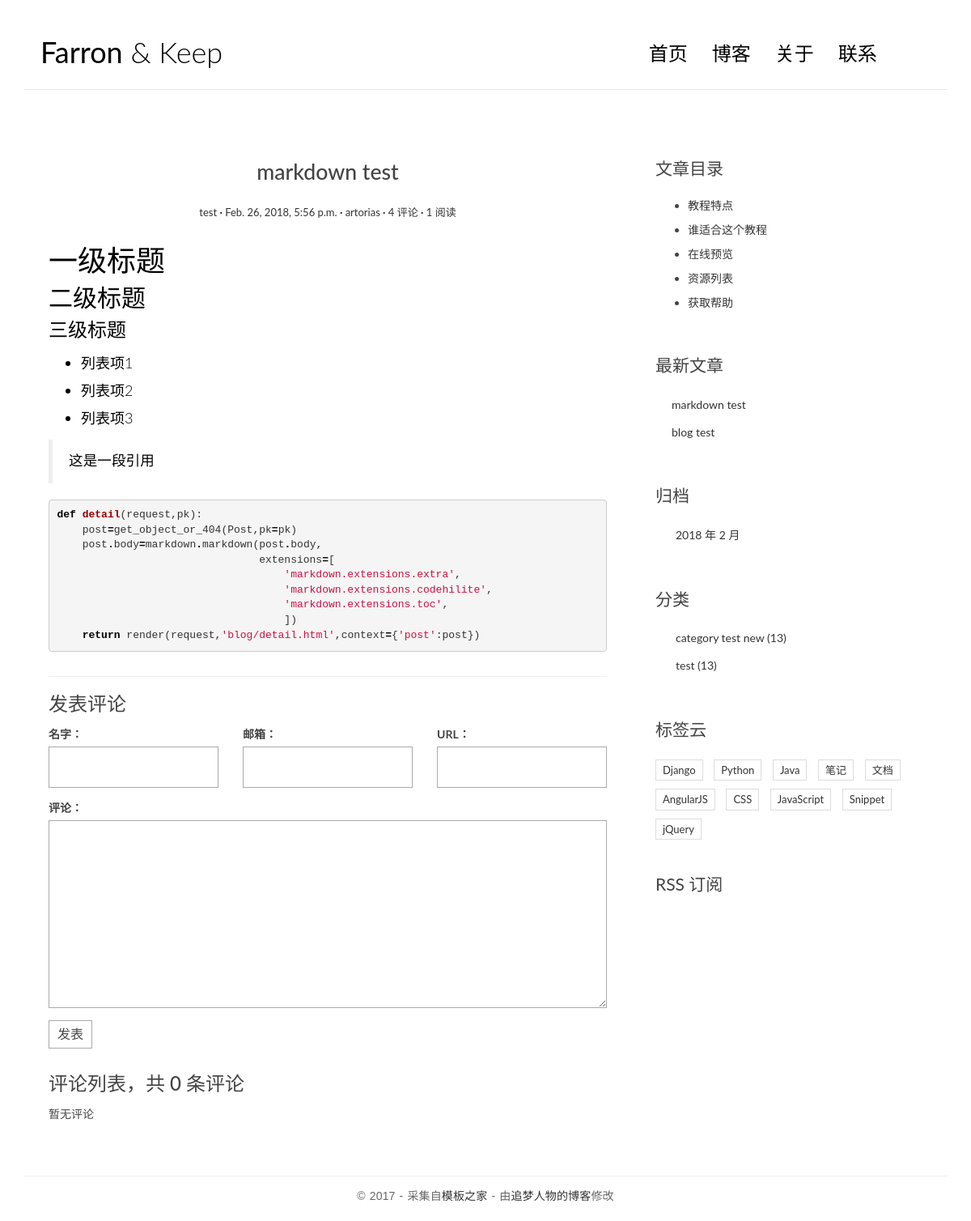
The page /post/3/ on the database as committed earlier.
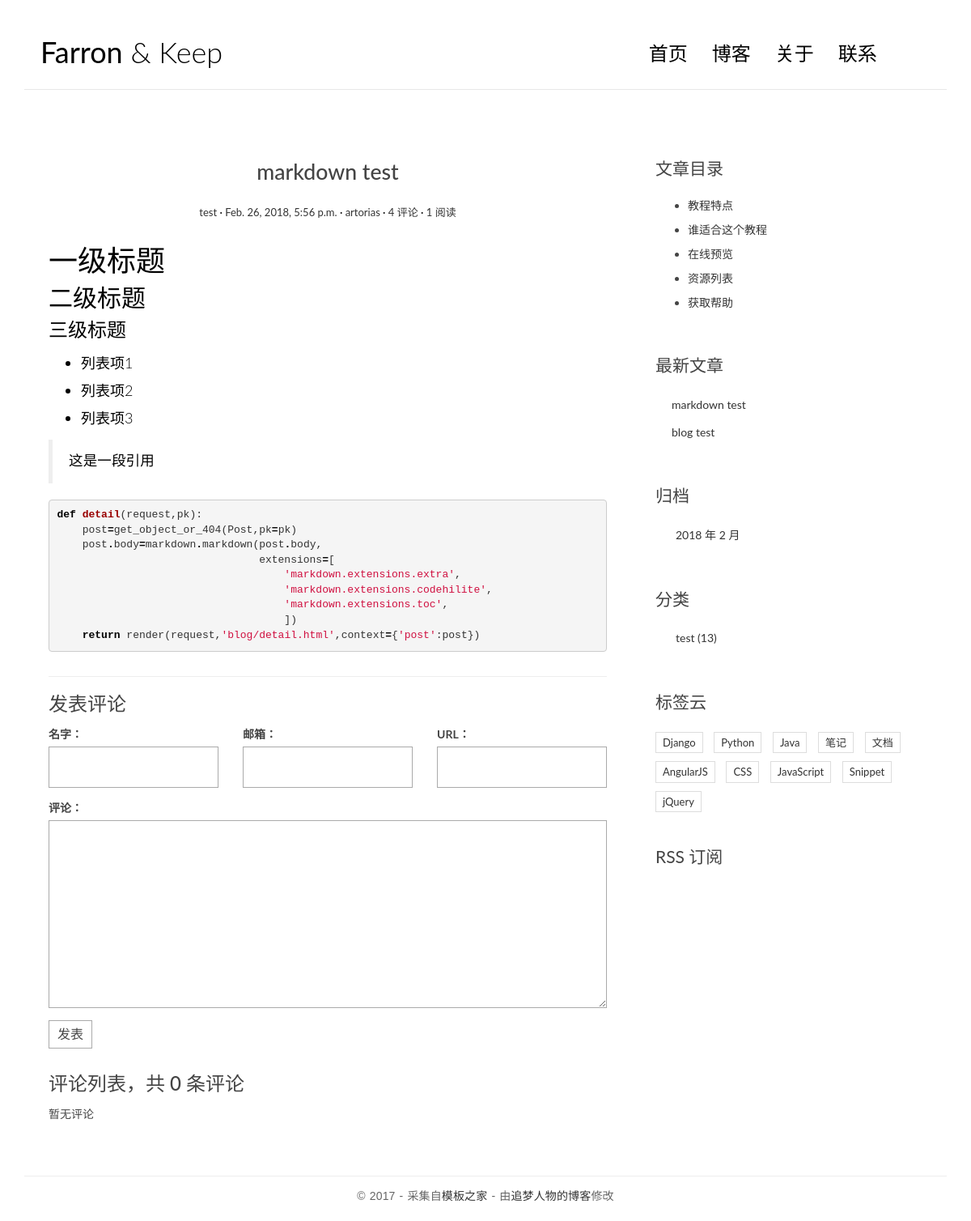
The same page on the database as committed later.
### blog/models.py (models this page shows, shortened)
@python_2_unicode_compatible
class Post(models.Model):
    title=models.CharField(max_length=70)
    body=models.TextField()
    created_time=models.DateTimeField()
    modified_time=models.DateTimeField()
    excert=models.CharField(max_length=200,blank=True)
    category=models.ForeignKey(Category)
    tags=models.ManyToManyField(Tag,blank=True)
    author=models.ForeignKey(User)
    views=models.PositiveIntegerField(default=0)
    def increase_views(self):
        self.views+=1
        self.save(update_fields=['views'])
    def get_absolute_url(self):
        return reverse('blog:detail',kwargs={'pk':self.pk})
    class Meta:
        ordering=['-created_time','title']

class Category(models.Model):
    name=models.CharField(max_length=100)

### blog/views.py (the view)
# urls.py: url(r'^post/(?P<pk>[0-9]+)/$',views.detail,name='detail'),
def detail(request,pk):
    post=get_object_or_404(Post,pk=pk)
    post.increase_views()
    post.body=markdown.markdown(post.body,
                                extensions=[
                                    'markdown.extensions.extra',
                                    'markdown.extensions.codehilite',
                                    'markdown.extensions.toc',
                                    ])
    form=CommentForm()
    comment_list=post.comment_set.all()
    context={'post':post,
             'form':form,
             'comment_list':comment_list
             }
    return render(request,'blog/detail.html',context=context)

### comments/forms.py
class CommentForm(forms.ModelForm):
    class Meta:
        model=Comment
        fields=['name','email','url','text']

### blog/templatetags/blog_tags.py (called while the page is built)
@register.simple_tag
def get_recent_posts(num=5):
    return Post.objects.all().order_by('-created_time')[:num]

@register.simple_tag
def archives():
    return Post.objects.dates('created_time','month',order='DESC')

@register.simple_tag
def get_categories():
    return Category.objects.all()

### templates/blog/detail.html (shortened to what this page needs)
﻿{% extends 'base.html' %}
{% block main %}
    <article class="post post-{{ post.pk }}">
                    <header class="entry-header">
                        <h1 class="entry-title">{{ post.title }}</h1>
                        <div class="entry-meta">
                            <span class="post-category"><a href="#">{{ post.category.name }}</a></span>
                            <span class="post-date"><a href="#"><time class="entry-date"
                                                                      datetime="{{ post.created_time }}">{{ post.created_time }}</time></a></span>
                            <span class="post-author"><a href="#">{{ post.author }}</a></span>
                            <span class="comments-link"><a href="#">4 评论</a></span>
                            <span class="views-count"><a href="#">{{ post.views }} 阅读</a></span>
                        </div>
                    </header>
                    <div class="entry-content clearfix">
                        {{ post.body|safe }}
                    </div>
                </article>
    <section class="comment-area" id="comment-area">
                    <hr>
                    <h3>发表评论</h3>
                    <form action="{% url 'comments:post_comment' post.pk %}" method="post" class="comment-form">
                          <div class="row">
                            <div class="col-md-4">
                              <label for="{{ form.name.id_for_label }}">名字：</label>
                              {{ form.name }}
                            </div>
                            <div class="col-md-4">
                              <label for="{{ form.email.id_for_label }}">邮箱：</label>
                              {{ form.email }}
                            </div>
                            <div class="col-md-4">
                              <label for="{{ form.url.id_for_label }}">URL：</label>
                              {{ form.url }}
                            </div>
                            <div class="col-md-12">
                              <label for="{{ form.text.id_for_label }}">评论：</label>
                              {{ form.text }}
                              <button type="submit" class="comment-btn">发表</button>
                            </div>
                          </div>
                    </form>
                    <div class="comment-list-panel">
                        <h3>评论列表，共 <span>{{ post.comment_set.count }}</span> 条评论</h3>
                        <ul class="comment-list list-unstyled">
                          {% for comment in comment_list %}
                          <li class="comment-item">
                            <span class="nickname">{{ comment.name }}</span>
                            <time class="submit-date">{{ comment.created_time }}</time>
                            <div class="text">
                              {{ comment.text }}
                            </div>
                          </li>
                          {% empty %}
                          暂无评论
                          {% endfor %}
                        </ul>
                    </div>
                </section>
{% endblock main %}
{% block toc %}
    <div class="widget widget-content">
                    <h3 class="widget-title">文章目录</h3>
                    <ul>
                        <li>
                            <a href="#">教程特点</a>
                        </li>
                        <li>
                            <a href="#">谁适合这个教程</a>
                        </li>
                        <li>
                            <a href="#">在线预览</a>
                        </li>
                        <li>
                            <a href="#">资源列表</a>
                        </li>
                        <li>
                            <a href="#">获取帮助</a>
                        </li>
                    </ul>
                </div>
{% endblock toc %}

### templates/base.html (shortened to what the changed rows need)
﻿{% load staticfiles %}
{% load blog_tags %}
<!DOCTYPE html>
<html>
<head>
    <link rel="stylesheet" href="http://code.ionicframework.com/ionicons/2.0.1/css/ionicons.min.css">
    <link href="https://cdn.bootcss.com/bootstrap/3.3.7/css/bootstrap.min.css" rel="stylesheet">
    <link rel="stylesheet" href="{% static 'blog/css/pace.css' %}">
    <link rel="stylesheet" href="{% static 'blog/css/custom.css' %}">
    <link rel="stylesheet" href="{% static 'blog/css/highlights/github.css' %}">
</head>
<body>
<div class="container">
    <header id="site-header">
        <div class="row">
            <div class="col-md-4 col-sm-5 col-xs-8">
                <div class="logo">
                    <h1><a href="{% url 'blog:index' %}"><b>Farron</b> &amp; Keep</a></h1>
                </div>
            </div>
        </div>
    </header>
</div>
<div class="content-body">
    <div class="container">
        <div class="row">
            <main class="col-md-8">
                {% block main %}
                {% endblock main %}
            </main>
            <aside class="col-md-4">
                <div class="widget widget-recent-posts">
                    {% get_recent_posts as recent_post_list %}
                    <ul>
                        {% for post in recent_post_list %}
                        <li>
                            <a href="{{ post.get_absolute_url }}">{{ post.title }}</a>
                        </li>
                        {% empty %}
                        暂无文章！
                        {% endfor %}
                    </ul>
                </div>
                <div class="widget widget-archives">
                    {% archives as date_list %}
                    <ul>
                        {% for date in date_list %}
                        <li>
                            <a href="{% url 'blog:archives' date.year date.month %}">{{ date.year }} 年 {{ date.month }} 月</a>
                        </li>
                        {% empty %}
                        暂无归档！
                        {% endfor %}
                    </ul>
                </div>
                <div class="widget widget-category">
                    {% get_categories as category_list %}
                    <ul>
                        {% for category in category_list %}
                        <li>
                            <a href="{% url 'blog:category' category.pk %}">{{ category.name }} <span class="post-count">(13)</span></a>
                        </li>
                        {% empty %}
                        暂无分类！
                        {% endfor %}
                    </ul>
                </div>
            </aside>
        </div>
    </div>
</div>
</body>
</html>

Rows that differ between the two databases and show on the page:
removed Category: name "category test new"
